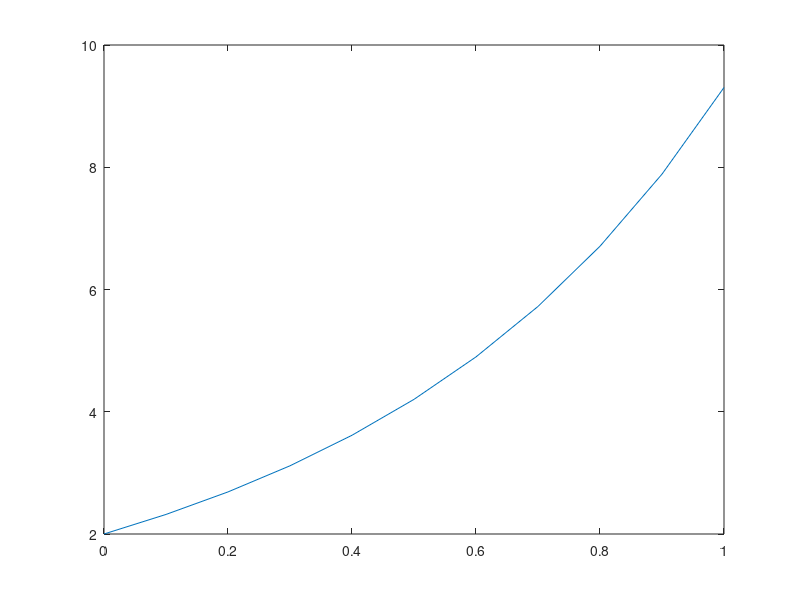

The MATLAB script that drew this image:
function EDO1_inicial
  clc;
  y0=2;
  x0=0;
  w=0.5;
  h=0.10;
  hs=1;
  [vx,vy]=euler(x0,y0,w,h,hs)
  plot(vx,vy)
end
function [vx,vy]=euler(x0,y0,w,h,hs)
  vx=x0:h:hs;  
  vy(1)=y0;
  for i=1:length(vx)-1
    yp=dy(vx(i),vy(i));
    k1=h*yp;
    gx=vx(i)+(h/(2*w));
    gy=vy(i)+(k1/(2*w));
    k2=h*dy(gx,gy);
    vy(i+1)=vy(i)+(1-w)*k1+w*k2;
  endfor
end
function dy=dy(x0,y0)
  dy=2*y0-2*x0-1;
end